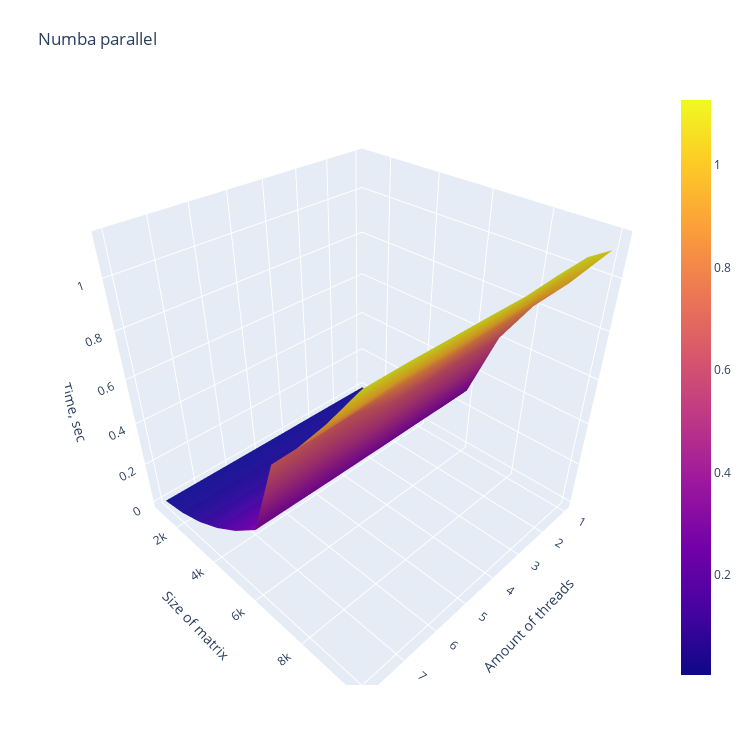

Notebook code cell kept with this figure:
### Code cell
times_numba_parallel = np.array(times_numba_parallel).reshape(10, 8)
matrix_size, threads = np.meshgrid(np.arange(1, 9), np.linspace(1000, 10000, 10))
fig = go.Figure(data=[go.Surface(z=times_numba_parallel, x=matrix_size, y=threads)])
fig.update_layout(title='Numba parallel', autosize=False,
                  width=750, height=750,
                  margin=dict(l=65, r=50, b=65, t=90),
                  scene= go.Scene(
                    xaxis=go.XAxis(title='Amount of threads'),
                    yaxis=go.YAxis(title='Size of matrix'),
                    zaxis=go.ZAxis(title='Time, sec')))
fig.show()

### Figure 1 — Plotly figure (JSON) as saved in the notebook; plotly's stock layout.template omitted (floating-point values rounded to 4 significant figures)
{"data": [{"type": "surface", "x": [[1, 2, 3, 4, 5, 6, 7, 8], [1, 2, 3, 4, 5, 6, 7, 8], [1, 2, 3, 4, 5, 6, 7, 8], [1, 2, 3, 4, 5, 6, 7, 8], [1, 2, 3, 4, 5, 6, 7, 8], [1, 2, 3, 4, 5, 6, 7, 8], [1, 2, 3, 4, 5, 6, 7, 8], [1, 2, 3, 4, 5, 6, 7, 8], [1, 2, 3, 4, 5, 6, 7, 8], [1, 2, 3, 4, 5, 6, 7, 8]], "y": [[1000, 1000, 1000, 1000, 1000, 1000, 1000, 1000], [2000, 2000, 2000, 2000, 2000, 2000, 2000, 2000], [3000, 3000, 3000, 3000, 3000, 3000, 3000, 3000], [4000, 4000, 4000, 4000, 4000, 4000, 4000, 4000], [5000, 5000, 5000, 5000, 5000, 5000, 5000, 5000], [6000, 6000, 6000, 6000, 6000, 6000, 6000, 6000], [7000, 7000, 7000, 7000, 7000, 7000, 7000, 7000], [8000, 8000, 8000, 8000, 8000, 8000, 8000, 8000], [9000, 9000, 9000, 9000, 9000, 9000, 9000, 9000], [10000, 10000, 10000, 10000, 10000, 10000, 10000, 10000]], "z": [[0.004438, 0.004709, 0.004629, 0.00404, 0.003996, 0.004004, 0.004024, 0.003966], [0.0259, 0.02541, 0.02535, 0.02539, 0.02538, 0.0254, 0.02541, 0.02559], [0.06691, 0.0661, 0.06552, 0.06603, 0.06791, 0.06566, 0.06568, 0.06564], [0.125, 0.125, 0.1254, 0.125, 0.1249, 0.1249, 0.1248, 0.1248], [0.2035, 0.2033, 0.2027, 0.2023, 0.202, 0.2025, 0.2025, 0.2024], [0.3, 0.2989, 0.2996, 0.2987, 0.2984, 0.2985, 0.2993, 0.2999], [0.613, 0.6147, 0.6208, 0.6161, 0.6229, 0.6686, 0.6638, 0.6648], [0.7993, 0.8037, 0.8047, 0.8005, 0.8022, 0.8077, 0.8032, 0.8003], [0.9392, 0.9566, 0.9534, 0.9545, 0.9538, 0.9541, 0.9513, 0.9536], [1.099, 1.128, 1.124, 1.116, 1.119, 1.121, 1.123, 1.123]]}], "layout": {"autosize": false, "height": 750, "margin": {"b": 65, "l": 65, "r": 50, "t": 90}, "scene": {"xaxis": {"title": {"text": "Amount of threads"}}, "yaxis": {"title": {"text": "Size of matrix"}}, "zaxis": {"title": {"text": "Time, sec"}}}, "title": {"text": "Numba parallel"}, "width": 750}}
